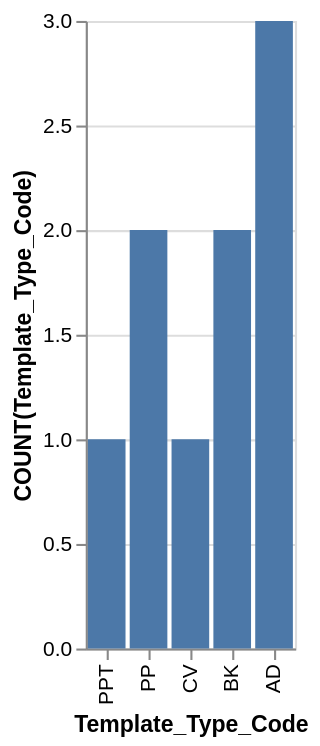

The Vega-Lite source for this figure:
### Vega-Lite specification from a JSON file in a GitHub repository (floating-point values rounded to 4 significant figures)
{"data": {"values": [{"x_data": "PPT", "y_data": 1}, {"x_data": "PP", "y_data": 2}, {"x_data": "CV", "y_data": 1}, {"x_data": "BK", "y_data": 2}, {"x_data": "AD", "y_data": 3}]}, "mark": "bar", "encoding": {"x": {"field": "x_data", "type": "nominal", "title": "Template_Type_Code", "sort": "descending"}, "y": {"field": "y_data", "type": "quantitative", "title": "COUNT(Template_Type_Code)"}}}
